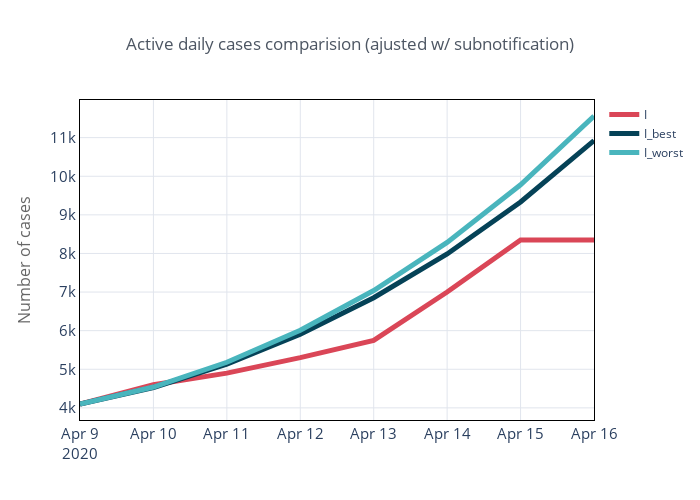

Here is the notebook cell this chart was saved with:
### Code cell
t = y_adjust[['I']].join(y_est_adjust['best'][['I']], rsuffix='_best')
# t = y[['I']].join(y_est_adjust['best'][['I']], rsuffix='_best')
# t = t.join(y_adjust['I'], rsuffix='_ajusted')
t = t.join(y_est_adjust['worst'][['I']], rsuffix='_worst')

t.iplot(title='Active daily cases comparision (ajusted w/ subnotification)', 
        yTitle='Number of cases', colorscale='my_colors', theme='custom', width=5)

### Figure 1 — Plotly figure (JSON) as saved in the notebook; plotly's stock layout.template omitted (floating-point values rounded to 4 significant figures)
{"data": [{"line": {"color": "rgba(218, 70, 87, 1.0)", "dash": "solid", "shape": "linear", "width": 5}, "mode": "lines", "name": "I", "text": "", "type": "scatter", "x": ["2020-04-09", "2020-04-10", "2020-04-11", "2020-04-12", "2020-04-13", "2020-04-14", "2020-04-15", "2020-04-16"], "y": [4100, 4600, 4900, 5300, 5750, 7000.0, 8350, 8350]}, {"line": {"color": "rgba(5, 66, 87, 1.0)", "dash": "solid", "shape": "linear", "width": 5}, "mode": "lines", "name": "I_best", "text": "", "type": "scatter", "x": ["2020-04-09", "2020-04-10", "2020-04-11", "2020-04-12", "2020-04-13", "2020-04-14", "2020-04-15", "2020-04-16"], "y": [4100, 4528.0, 5133.0, 5906.0, 6853.0, 7987.0, 9334.0, 10920.0]}, {"line": {"color": "rgba(73, 181, 189, 1.0)", "dash": "solid", "shape": "linear", "width": 5}, "mode": "lines", "name": "I_worst", "text": "", "type": "scatter", "x": ["2020-04-09", "2020-04-10", "2020-04-11", "2020-04-12", "2020-04-13", "2020-04-14", "2020-04-15", "2020-04-16"], "y": [4100, 4540.0, 5180.0, 6011.0, 7040.0, 8286.0, 9780.0, 11560.0]}], "layout": {"height": 500, "legend": {"bgcolor": "#FFFFFF", "bordercolor": "#444444", "borderwidth": 0, "font": {"size": 12}, "itemclick": "toggle", "itemdoubleclick": "toggleothers", "itemsizing": "trace", "traceorder": "normal"}, "paper_bgcolor": "#FFFFFF", "plot_bgcolor": "#FFFFFF", "title": {"font": {"color": "#4D5663", "size": 17}, "text": "Active daily cases comparision (ajusted w/ subnotification)", "x": 0.5}, "width": 700, "xaxis": {"automargin": true, "gridcolor": "#E1E5ED", "linecolor": "#000000", "mirror": "ticks", "showline": true, "tickfont": {"size": 15}, "title": {"font": {"color": "#666666", "size": 16}, "text": ""}, "zerolinecolor": "#000000", "zerolinewidth": 2}, "yaxis": {"automargin": true, "gridcolor": "#E1E5ED", "linecolor": "#000000", "mirror": "ticks", "showline": true, "tickfont": {"size": 15}, "title": {"font": {"color": "#666666", "size": 16}, "text": "Number of cases"}, "zerolinecolor": "#000000", "zerolinewidth": 2}}}
